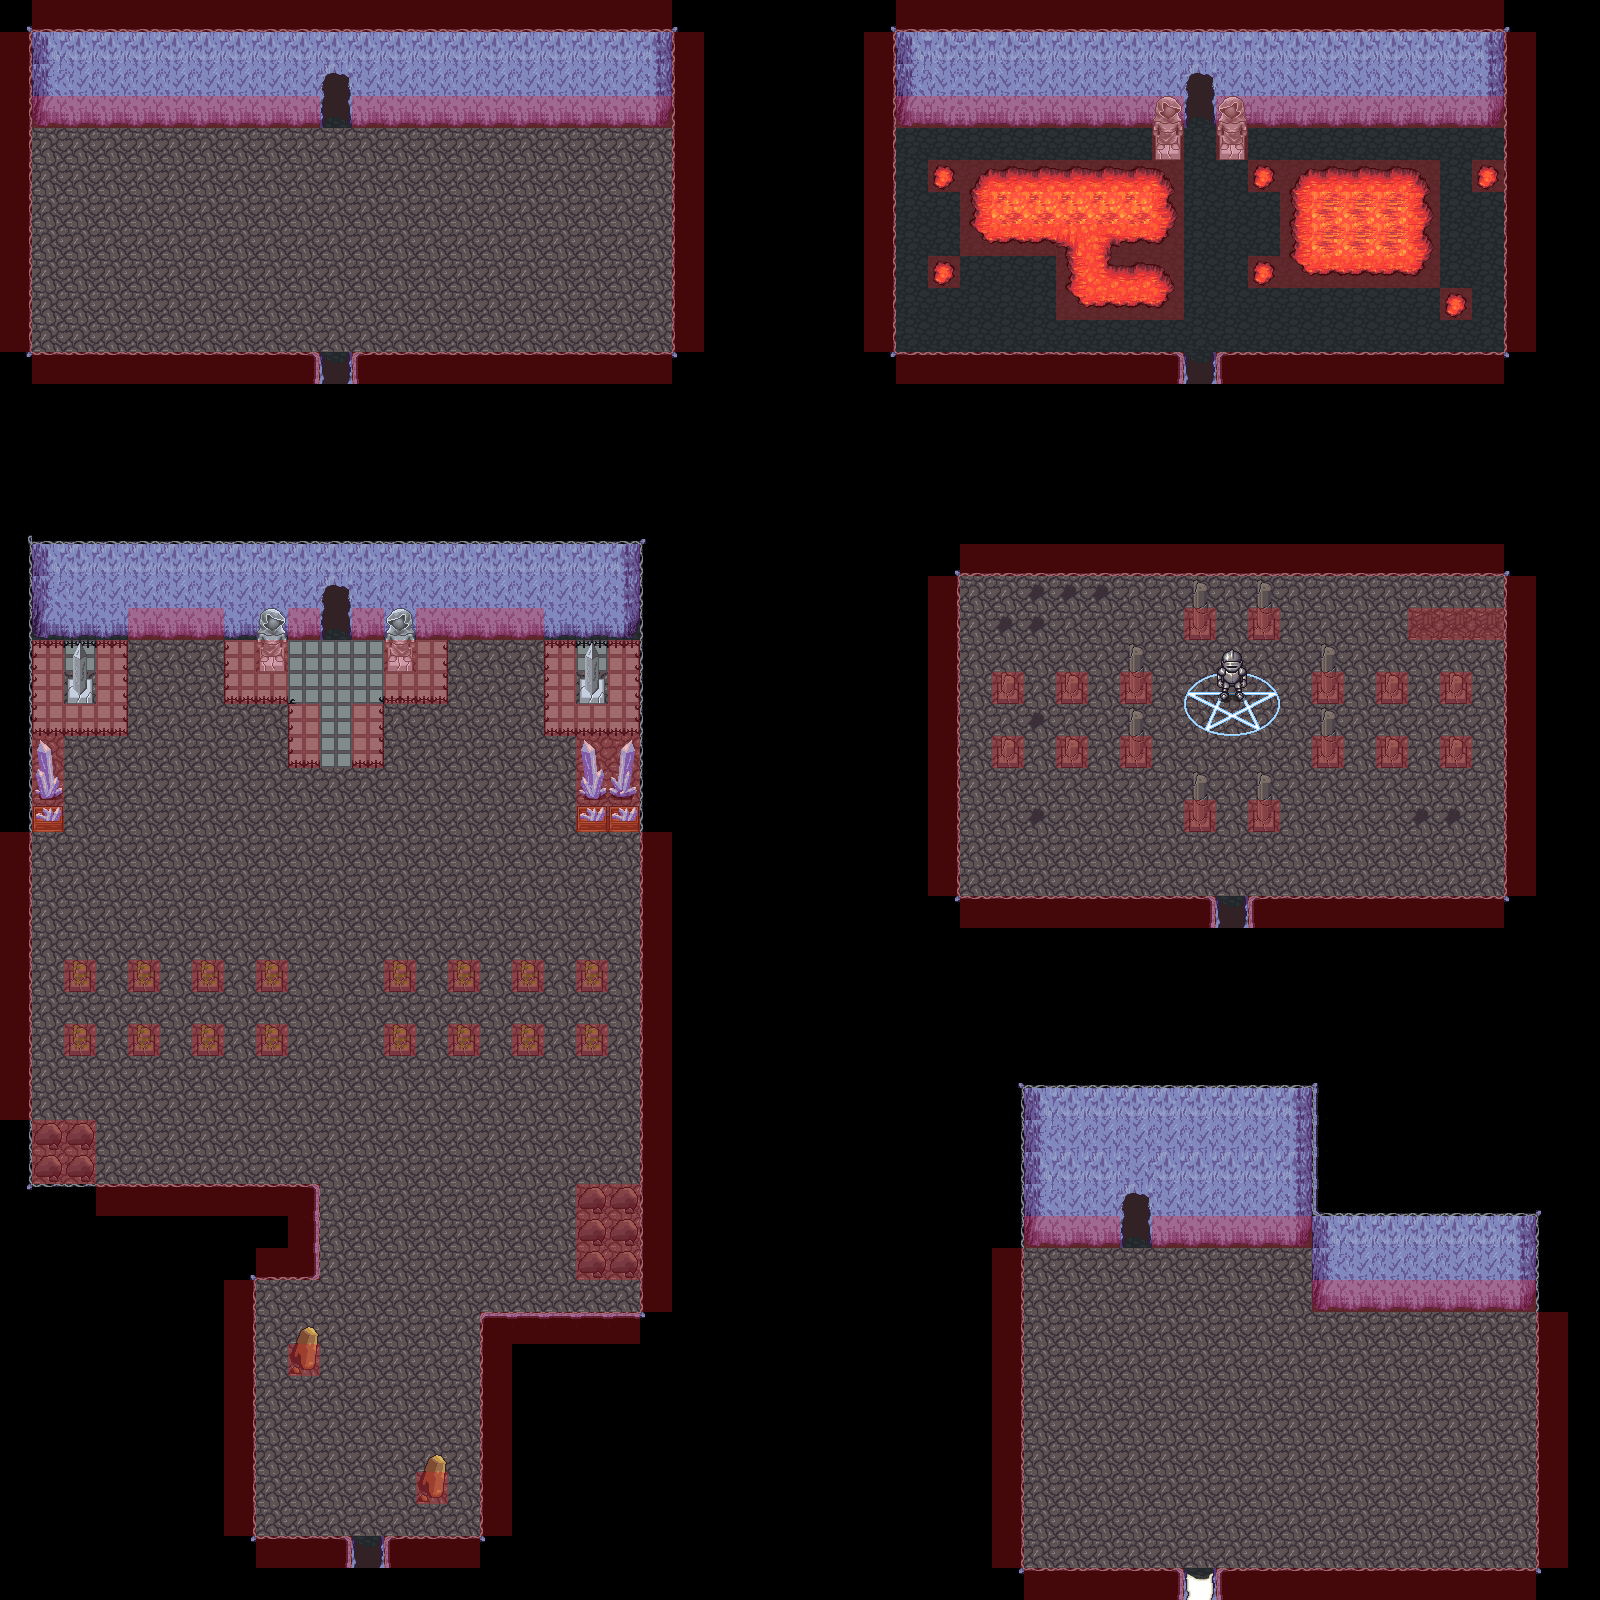

Tiled map render using the project's own tile images. Description and the map definition, with tile-layer contents summarised, below:
An orthogonal 50x50 tile map with 32x32 px tiles, 6 tile layers (Black, Suelo, Muros, Adornos, ...), 2 tilesets and 1 object.

<map version="1.0" orientation="orthogonal" renderorder="right-down" width="50" height="50" tilewidth="32" tileheight="32" nextobjectid="1">
 <tileset firstgid="1" name="cavern_ruins" tilewidth="32" tileheight="32" tilecount="384" columns="24">
  <image source="../Tilesets/cavern_ruins.png" width="768" height="512" />
 </tileset>
 <tileset firstgid="385" name="RED" tilewidth="32" tileheight="32" tilecount="1" columns="1">
  <image source="../Tilesets/RED.png" trans="ffffff" width="32" height="32" />
  <tile id="0">
   <objectgroup draworder="index">
    <object id="1" x="0" y="0" width="31.913" height="31.9565" />
   </objectgroup>
  </tile>
 </tileset>
 <layer name="Black" width="50" height="50">
  <data>[2500 cells, 909 non-empty, 1 distinct tile ids]</data>
 </layer>
 <layer name="Suelo" width="50" height="50">
  <data>[2500 cells, 1021 non-empty, 12 distinct tile ids]</data>
 </layer>
 <layer name="Muros" width="50" height="50">
  <data>[2500 cells, 580 non-empty, 21 distinct tile ids]</data>
 </layer>
 <layer name="Adornos" width="50" height="50">
  <data>[2500 cells, 74 non-empty, 23 distinct tile ids]</data>
 </layer>
 <layer name="Adornos2" width="50" height="50">
  <data>[2500 cells, 105 non-empty, 34 distinct tile ids]</data>
 </layer>
 <layer name="Collisions" width="50" height="50" opacity="0.29">
  <data>[2500 cells, 450 non-empty, 1 distinct tile ids]</data>
 </layer>
</map>
